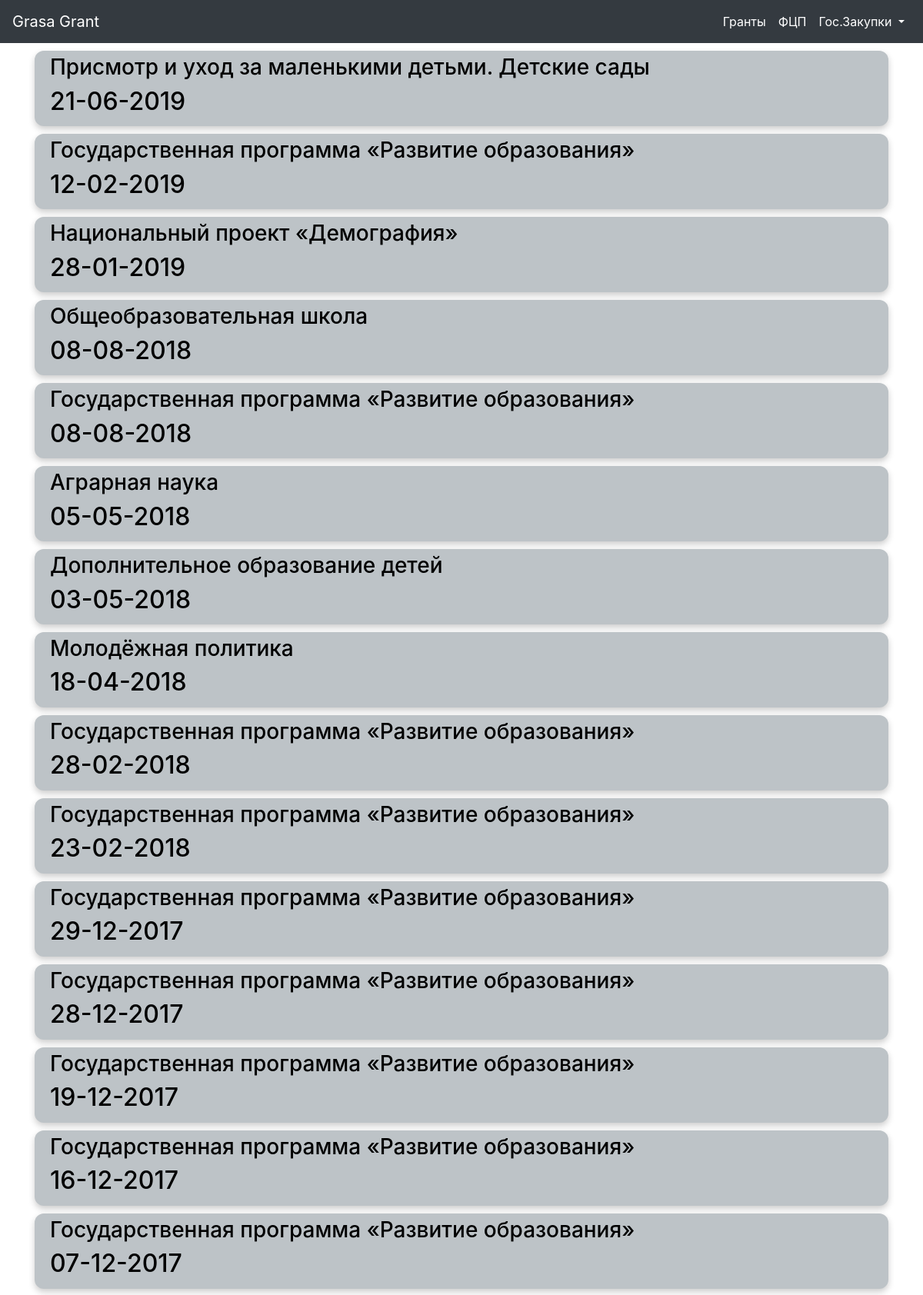
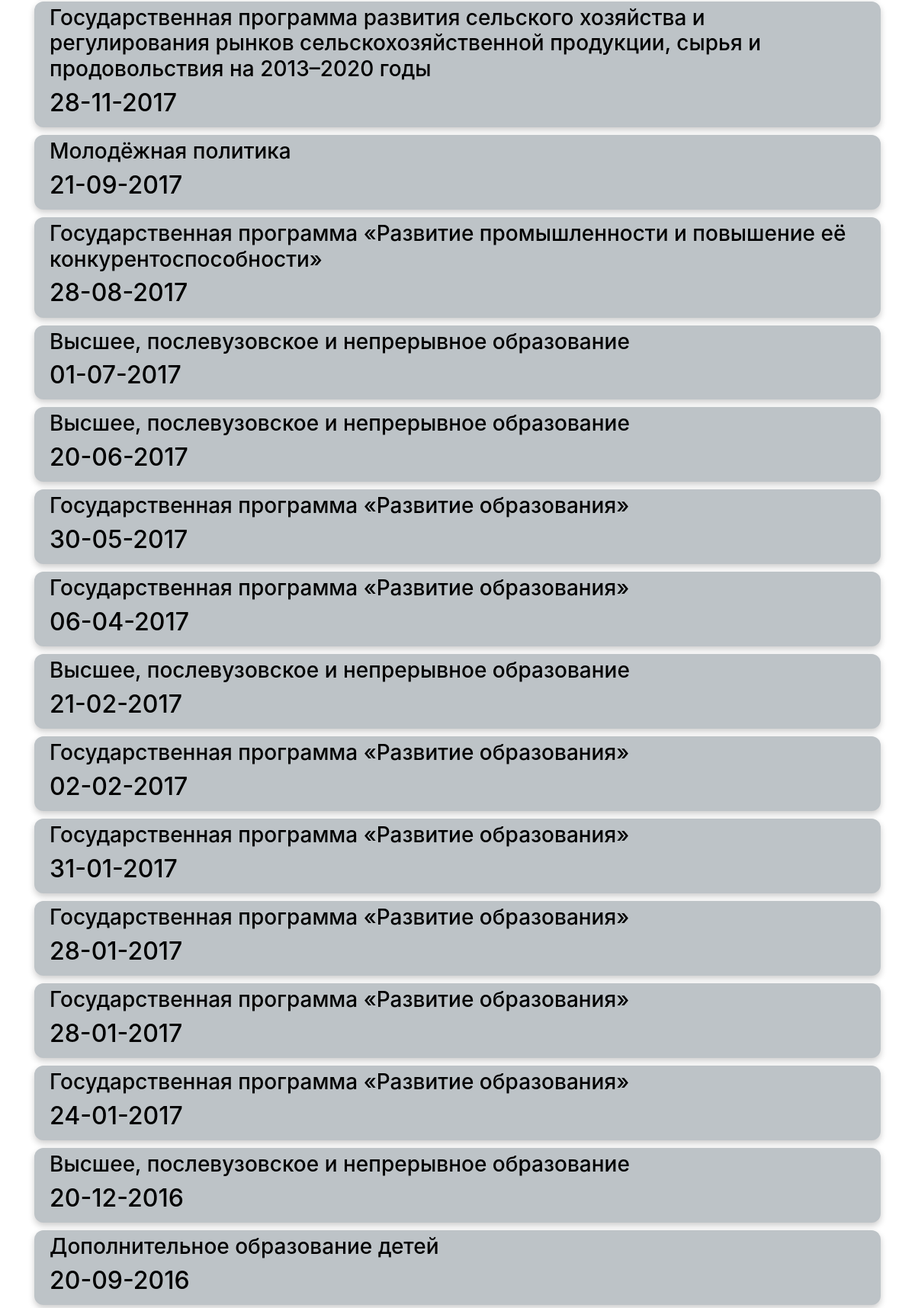
Page /fcp_types/43/ (upper part) on the committed database (2 pictures, top to bottom).
### main/models.py (models this page shows, shortened)
class Fcp(models.Model):
    gp_name = models.ForeignKey(Type, on_delete=models.CASCADE, related_name="fcp")
    time = models.DateField()
    card_name = models.CharField(max_length=300, null=True)
    title = models.CharField(max_length=300, null=True)
    lead = models.TextField(null=True)
    link = models.CharField(max_length=300, null=True)

### main/views.py (the view)
# urls.py: path('fcp_types/<int:pk>/', views.fcps_list, name='fcps_list'),
def fcps_list(request, pk):
    fcps = Fcp.objects.filter(gp_name=pk)
    return render(
        request,
        'fcps_list.html',
        context = {'fcps': fcps},
    )

### main/templates/fcps_list.html (shortened to what this page needs)
{% extends "layout.html" %}
{% block content %}
<section class="container">
  {% for fcp in fcps %}
  <div class="info-card" onclick="location.href='{% url 'fcp_detailed' fcp.id %}'">
    <h3>{{fcp.card_name}}</h3>
    <h2>{{fcp.time|date:"d-m-Y"}}</h2>
  </div>
  {% endfor %}
</section>
{% endblock %}

### main/templates/layout.html (shortened to what this page needs)
<!DOCTYPE html>
<html>
  <head>
    <link rel="stylesheet" href="https://stackpath.bootstrapcdn.com/bootstrap/4.3.1/css/bootstrap.min.css">
    {% load static %}
    <link rel="stylesheet" href="{% static 'css/styles.css' %}">
  </head>
  <body>
    <header>
      <nav class="navbar navbar-expand-sm navbar-dark bg-dark">
        <a class="navbar-brand" href="#">Grasa Grant</a>
        <div class="collapse navbar-collapse" id="navbarNav">
          <ul class="navbar-nav ml-auto">
            <li class="nav-item active">
              <a class="nav-link" href="{% url 'grants'%}">Гранты</a>
            </li>
            <li class="nav-item active">
              <a class="nav-link" href="{% url 'fcps' %}">ФЦП</a>
            </li>
            <li class="nav-item">
              <div class="dropdown active">
                <a class="nav-link dropdown-toggle" href="#" role="button" id="dropdownMenuLink" data-toggle="dropdown" aria-haspopup="true" aria-expanded="false">
                  Гос.Закупки
                </a>
              </div>
            </li>
          </ul>
        </div>
      </nav>
    </header>
    {% block content %}
    {% endblock %}
  </body>
</html>

### main/static/css/styles.css (style rules this page uses)
body { margin: 0; padding: 0; }
.info-card { margin-top: 10px; color: black; font-size: 1rem; background-color: #BDC3C7; box-shadow: 0 4px 8px rgba(0, 0, 0, .2); padding: 5px 20px; border-radius: 12px; }
.navbar-brand { font-size: 20px; }

### rows in the picture
Fcp: card_name "Присмотр и уход за маленькими детьми. Детские сады", time "21-06-2019"
Fcp: card_name "Государственная программа «Развитие образования»", time "12-02-2019"
Fcp: card_name "Национальный проект «Демография»", time "28-01-2019"
Fcp: card_name "Общеобразовательная школа", time "08-08-2018"
Fcp: card_name "Государственная программа «Развитие образования»", time "08-08-2018"
Fcp: card_name "Аграрная наука", time "05-05-2018"
Fcp: card_name "Дополнительное образование детей", time "03-05-2018"
Fcp: card_name "Молодёжная политика", time "18-04-2018"
Fcp: card_name "Государственная программа «Развитие образования»", time "28-02-2018"
Fcp: card_name "Государственная программа «Развитие образования»", time "23-02-2018"
Fcp: card_name "Государственная программа «Развитие образования»", time "29-12-2017"
Fcp: card_name "Государственная программа «Развитие образования»", time "28-12-2017"
Fcp: card_name "Государственная программа «Развитие образования»", time "19-12-2017"
Fcp: card_name "Государственная программа «Развитие образования»", time "16-12-2017"
Fcp: card_name "Государственная программа «Развитие образования»", time "07-12-2017"
Fcp: card_name "Государственная программа развития сельского хозяйства и регулирования рынков сельскохозяйственной продукции, сырья и продовольствия на 2013–2020 годы", time "28-11-2017"
Fcp: card_name "Молодёжная политика", time "21-09-2017"
Fcp: card_name "Государственная программа «Развитие промышленности и повышение её конкурентоспособности»", time "28-08-2017"
Fcp: card_name "Высшее, послевузовское и непрерывное образование", time "01-07-2017"
Fcp: card_name "Высшее, послевузовское и непрерывное образование", time "20-06-2017"
Fcp: card_name "Государственная программа «Развитие образования»", time "30-05-2017"
Fcp: card_name "Государственная программа «Развитие образования»", time "06-04-2017"
Fcp: card_name "Высшее, послевузовское и непрерывное образование", time "21-02-2017"
Fcp: card_name "Государственная программа «Развитие образования»", time "02-02-2017"
Fcp: card_name "Государственная программа «Развитие образования»", time "31-01-2017"
Fcp: card_name "Государственная программа «Развитие образования»", time "28-01-2017"
Fcp: card_name "Государственная программа «Развитие образования»", time "28-01-2017"
Fcp: card_name "Государственная программа «Развитие образования»", time "24-01-2017"
Fcp: card_name "Высшее, послевузовское и непрерывное образование", time "20-12-2016"
Fcp: card_name "Дополнительное образование детей", time "20-09-2016"
